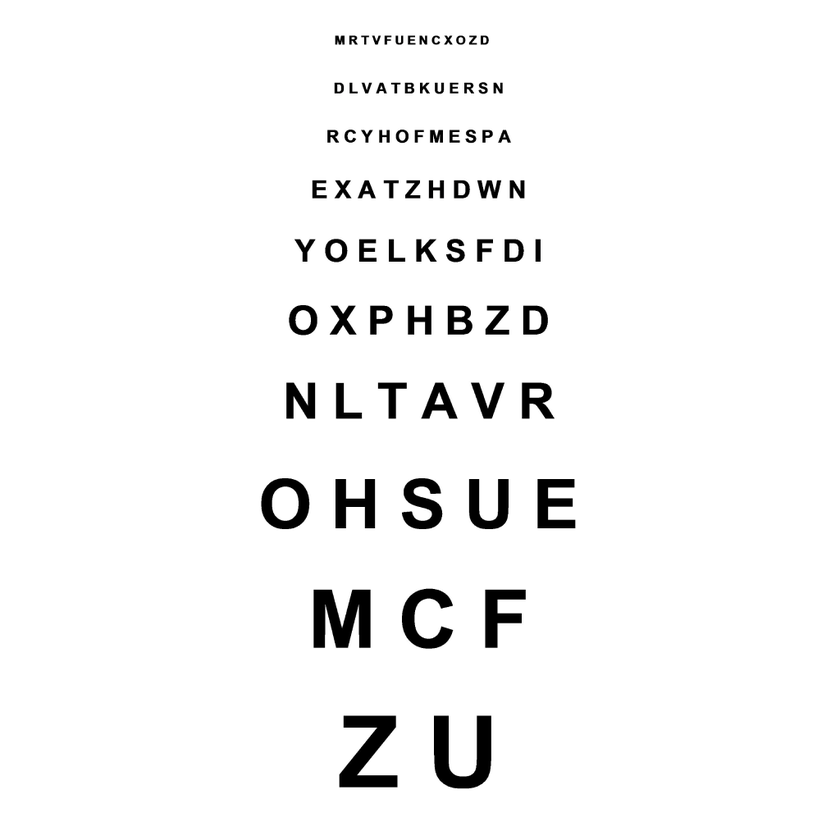
#> input picture Monoyer-square.png, 840 x 840 px, shrunk from 1024 x 1024 before the run
$ jupyter execute --allow-errors 'main script.ipynb'
#> lines starting #> are read from the running program, lines starting #| are printed output that depends on the picture; long printed decimals are rounded
### utils.py
import cv2 as cv2
import numpy as np
import itk
import matplotlib.pyplot as plt
import scipy.sparse as sp

# down-sampling
def decimation(input_img, ds_rate):
    down_sampled_img = np.zeros([int(np.shape(input_img)[0]/ds_rate), int(np.shape(input_img)[1]/ds_rate)])
    for i in range(np.shape(input_img)[0]):
        for j in range(np.shape(input_img)[1]):
            i_ds = int(i/ds_rate)
            j_ds = int(j/ds_rate)
            if i % ds_rate == 0 and j % ds_rate == 0 :
                down_sampled_img[i_ds, j_ds] = input_img[i, j]

    return down_sampled_img

# up-sampling
def interpolation(input_img, us_rate):
    up_sampled_img = np.zeros([np.shape(input_img)[0]*us_rate, np.shape(input_img)[1]*us_rate])
    for i in range(np.shape(input_img)[0]):
        for j in range(np.shape(input_img)[1]):
            up_sampled_img[i*us_rate, j*us_rate] = input_img[i, j]
    return up_sampled_img

# gradient G1
# [4 lines left out: function G1, not called in this run]

# gradient G2
def G2(X, Y, M, kernel_size, sampling_rate):
    difference = decimation(cv2.GaussianBlur(cv2.warpAffine(X, M, np.shape(X)), (kernel_size, kernel_size), 0), sampling_rate) - Y
    gradient = cv2.warpAffine(cv2.GaussianBlur(interpolation(difference, sampling_rate), (kernel_size, kernel_size), 0), M, np.shape(X), flags = cv2.WARP_INVERSE_MAP)
    return gradient


# regularization Tikhonov
def tikhonov(X, gamma):
    regularization = 2*cv2.filter2D(cv2.filter2D(X, ddepth = -1 , kernel = gamma), ddepth = -1 , kernel = gamma)
    return regularization

def TV(X, gamma):
    regularization = np.sign(2*cv2.filter2D(cv2.filter2D(X, ddepth = -1 , kernel = gamma), ddepth = -1 , kernel = gamma))
    return regularization

# bilateral Total Variation
# [12 lines left out: function bilateral_TV, not called in this run]

# ADMM
def prox_gammal1Z(Z, lambda_, gamma):
    return (Z > lambda_ * gamma) * (Z - lambda_ * gamma) + (Z < - lambda_ * gamma) * (Z + lambda_ * gamma)

# Matrice D de derivation
# [29 lines left out: functions get_D, regularization_ADMM, not called in this run]

def dX_bilateral_TV(X, Z, alpha, P):
    output  = np.zeros(np.shape(X))
    for l in range(-P, P + 1):
        for m in range(0, P + 1):
            if m + l >= 0 :
                X_shift_i = np.roll(X, l, axis=1)
                X_shift_ij = np.roll(X_shift_i, m, axis=0)
                S = X - X_shift_ij
                diff = Z - S
                S_shift_i = np.roll(diff, -l, axis=1)
                S_shift_ij = np.roll(S_shift_i, -m, axis=0)
                output += alpha ** (np.abs(l) + np.abs(m)) * (diff - S_shift_ij)
    return output

def G_D_prox_bilateral_TV(X, Z, alpha, P, lambda_, gamma):
    output = np.zeros(np.shape(Z))
    for l in range(-P, P + 1):
        for m in range(0, P + 1):
            if m + l >= 0 :
                X_shift_i = np.roll(X, l, axis=1)
                X_shift_ij = np.roll(X_shift_i, m, axis=0)
                S = X - X_shift_ij
                output += alpha ** (np.abs(l) + np.abs(m)) * prox_gammal1Z(Z - gamma * (Z - S), lambda_, gamma)
    return output

# recalage vérité terrain cv2
def recalage_ideal(img_ref, img_mov, M):
    img_recale = cv2.warpAffine(cv2.resize(img_mov, np.shape(img_ref), interpolation = cv2.INTER_CUBIC), M, np.shape(img_ref), flags = cv2.WARP_INVERSE_MAP)
    return img_recale

# recalage ITK
# [25 lines left out: function get_transform_ITK, not called in this run]

def recalage_ITK(img_ref, img_mov, M):
    img_recale = img_ref
    return img_recale

# Entropy

def entropy(im):
    #plt.figure()
    thresh, im_thresh = cv2.threshold(im, 255, 255, cv2.THRESH_TRUNC)
    histo = np.histogram(im_thresh.ravel(), bins = 255, range=[0, np.max(im_thresh)], density=True)
    #plt.title("Histogramme " + str(im))
    H = 0
    for p in histo[0]:
        if p != 0:
            H -= p * np.log2(p)
    return H


def joint_entropy(im1, im2):
    thresh, im1_thresh = cv2.threshold(im1, 255, 255, cv2.THRESH_TRUNC)
    histo_1 = np.histogram(im1_thresh.ravel(), bins = 255, range=[0, np.max(im1_thresh)], density=True)
    thresh, im2_thresh = cv2.threshold(im2, 255, 255, cv2.THRESH_TRUNC)
    histo_2 = np.histogram(im2_thresh.ravel(), bins = 255, range=[0, np.max(im2_thresh)], density=True)

    histo_joint, xedges, yedges = np.histogram2d(histo_1[0], histo_2[0], bins=256)
    histo_joint = histo_joint.T # transpose
    histo_joint = histo_joint / np.sum(histo_joint)
    H = 0
    for l in histo_joint:
        for p in l:
            if p != 0:
                H -= p * np.log2(p)
    return H

def MSE(im, im_ref):
    mse = np.sum((im - im_ref)**2) / np.sum(im_ref**2)
    return mse

def PSNR(im, im_ref):
    mse = MSE(im, im_ref)
    psnr = 20 * np.log10(255/np.sqrt(mse))
    return psnr

def CC(im, im_ref):
    im_v = np.reshape(im, im.shape[0]*im.shape[1])
    im_ref_v = np.reshape(im_ref, im_ref.shape[0]*im_ref.shape[1])
    cc = np.corrcoef(im_v, im_ref_v) # Pearson product moment coefficient
    return cc

### main script.ipynb
# Projet de fin de majeure : Super résolution
#### Johanna Dubos, Zoé Ducourau & Dimitri Szezurek
---

[cell 1]
# Librairies
import numpy as np
import cv2
import matplotlib.pyplot as plt
import os
import shutil as shutil
import itk

from utils import *

#### Image considérée (échelle de Monoyer)

[cell 2]
filename = 'Monoyer-square.png'

IMAGE_nb = cv2.imread(filename,0)
#IMAGE_nb = cv2.resize(IMAGE_nb, dsize=(256, 256), interpolation=cv2.INTER_CUBIC)
[H,W] = IMAGE_nb.shape

print("Taille de l'image : Hauteur = ", H, "|| Largeur = " , W)
#| Taille de l'image : Hauteur =  840 || Largeur =  840

plt.imshow(IMAGE_nb, cmap='gray')
plt.title('Image HR de départ')
plt.show()

#### Création de la BDD avec N images (déformées, floutées, sous-échantillonées & bruitées)

[cell 3]
if os.path.exists('BDD'):
    shutil.rmtree('BDD')

os.makedirs('BDD')

[cell 4]
N = 10 # Nb d'images dans la BDD
sampling_rate = 8
gaussian_kernel_size = 11

M = []

for i in range (0,N):

    if i == 0:
        img_blurred = cv2.GaussianBlur(IMAGE_nb, (gaussian_kernel_size,gaussian_kernel_size), 0) # Floutage
        img_downsampled = decimation(img_blurred, sampling_rate) # Sous-échantillonnage /4

        # Ajout d'un bruit gaussien
        gauss = np.random.normal(0,5,img_downsampled.shape)
        img_noisy = img_downsampled + gauss

        plt.imsave("BDD/imageBR.png",img_noisy,cmap='gray')

    else:
        t_max = 10
        angle = np.random.randint(-10,10)
        rotation = cv2.getRotationMatrix2D((W/2,H/2), angle, 1) # Matrice de rotation
        translation = [np.random.uniform(-t_max,t_max), np.random.uniform(-t_max,t_max)]
        rigid = rotation
        rigid[0,2] += translation[0]
        rigid[1,2] += translation[1]
        img_transformed = cv2.warpAffine(IMAGE_nb, rigid, (W,H)) # Rotation + translation
        img_blurred = cv2.GaussianBlur(img_transformed, (gaussian_kernel_size,gaussian_kernel_size), 0)# Floutage
        img_downsampled = decimation(img_transformed, sampling_rate) # Sous-échantillonnage /4

        # Ajout d'un bruit gaussien
        gauss = np.random.normal(0,5,img_downsampled.shape)
        img_noisy = img_downsampled + gauss

        plt.imsave("BDD/imageBR_"+str(i-1)+".png",img_noisy,cmap='gray')

        M_current = np.copy(rigid)

        # Matrice de transformation
        M.append(M_current)
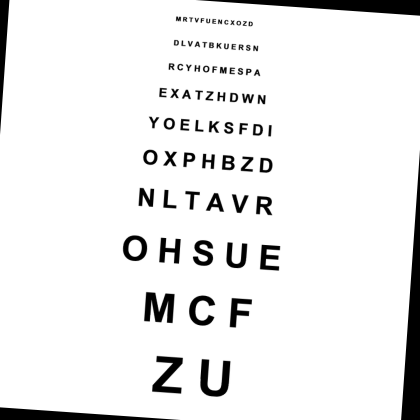
#> img_transformed: shape (840, 840) (shown at 1/2 size); min 0, max 255, mean 236.4
#> after the loop, M = 9 items

#### Différentes étapes :
- Recalage/estimation du mouvement des images BR
- Estimation du flou des images BR
- Sélection d'un a priori convenable
- Estimation d'une image HR

## Recalage des images de la BDD

[cell 5]
# Nombre d'images à recaler (inferieur strictement à N)
N_registration = 6

M_itk = [] # Liste de transformations

#> (the rest of this cell did not finish here and is left out)

[cell 6]
# [23 lines of commented-out code are left out]

[cell 7]
Y = []

Y_reference = cv2.imread('BDD/imageBR.png', 0)
plt.figure(1)
X_0 = np.zeros((np.shape(Y_reference)[0] * sampling_rate, np.shape(Y_reference)[1] * sampling_rate))
for k in range(N_registration):
      Y_current = cv2.imread('BDD/imageBR_' + str(k) + '.png', 0)
      Y.append(Y_current)
      X_0 += recalage_ideal(X_0, Y_current, M[k])
      plt.subplot(1, N_registration, k+1)
      plt.imshow(Y_current, cmap = 'gray')
      plt.title("Image " + str(k))

X_0 /= N_registration # normalisation
X_k = np.copy(X_0)

plt.figure(2)
plt.subplot(121)
plt.imshow(X_k, cmap = 'gray')
plt.title("Estimation de départ")
plt.subplot(122)
plt.imshow(X_0[15:-15,200:-200], cmap='gray')
plt.title("crop zone d'intérêt")

[cell 8]
# super resolution gradient descent
X_k = np.copy(X_0)
Z_k = np.zeros((np.shape(X_k)[0], np.shape(X_k)[1]))

list_MSE = [10000000000, 1000000000]
# condition d'arret
epsilon = 0.5

# parametres descente de gradient
beta = 1 # pas de descente
l = 0.5 # lambda

# parametres ADMM (prox)
mu = 0.1
gamma = 0.1

# parametres regul TV
gaussian_kernel = 1/16 * np.array([[1, 2, 1], [2, 4, 2], [1, 2, 1]])
laplacian_kernel = 1/8 * np.array([[1, 1,  1], [1, -8, 1], [1, 1,  1]]) # Laplacian kernel
I = np.identity(3)

# parametres regul bilateral TV
P = 3
alpha = 0.6

while list_MSE[-2] - list_MSE[-1]> epsilon:

    gradient = np.zeros(np.shape(X_k))

    for k in range(N_registration):
        # gradient
        gradient += G2(X_k, Y[k], M[k], gaussian_kernel_size, sampling_rate)

    # regularization
    # regularization = TV(X_k, gamma)
    # regularization = bilateral_TV(X_k, alpha, P)

    #X_k = X_k - beta * (gradient + l * regularization)

    regularization_Z =  dX_bilateral_TV(X_k, Z_k, alpha, P)

    X_k = X_k - gamma * (gradient - mu * regularization_Z)
    Z_k = G_D_prox_bilateral_TV(X_k, Z_k, alpha, P, l, gamma)


    # Mean square error
    MSE_current = MSE(X_k[15:-15,200:-200], IMAGE_nb[15:-15,200:-200])
    list_MSE.append(MSE_current)
#> this loop made 3 passes
#> (mse in MSE, MSE_current) on passes 1 to 3: (477.6, 477.6), (476.7, 476.7), (477.6, 477.6)
#> pass 1, in G2 (call 2), `difference = decimation(cv2.GaussianBlur(cv2.warpAffine(X, M, np.shape..`:
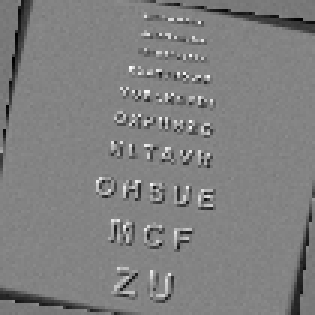
#> difference: shape (105, 105) float64 (shown 3 times larger); min -219.5, max 206.6, mean -6; drawn with min black and max white
#> after the loop:
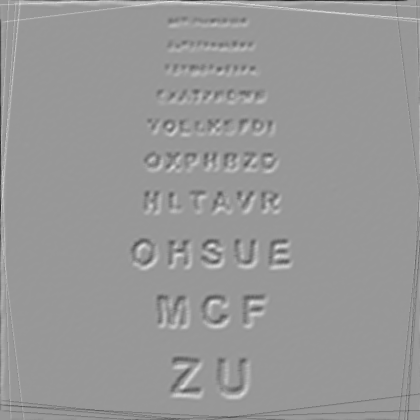
#> Z_k: shape (840, 840) float64 (shown at 1/2 size); min -1708, max 1157.7, mean 0; drawn with min black and max white
#> after the loop:
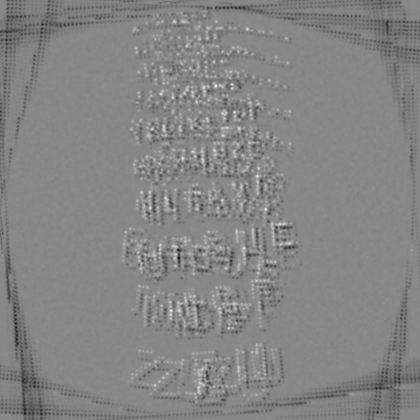
#> gradient: shape (840, 840) float64 (shown at 1/2 size); min -17.23, max 15.04, mean -0.403; drawn with min black and max white
#> after the loop, list_MSE = [10000000000, 1000000000, 477.6, 476.7, 477.6]


plt.figure()
plt.imshow(X_k, cmap = 'gray', vmin=0, vmax=255)
plt.title("Image reconstruite")

[cell 9]
img_interpolated_bicubic = cv2.warpAffine(cv2.resize(Y[0], X_0.shape), M[0], np.shape(X_0), flags=cv2.WARP_INVERSE_MAP)
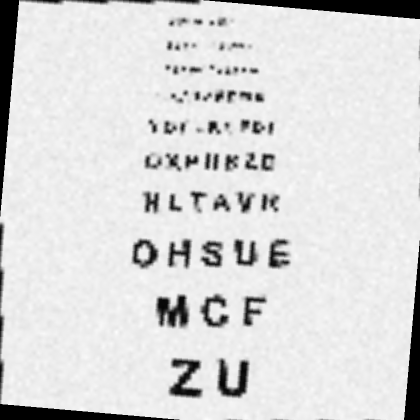
#> img_interpolated_bicubic: shape (840, 840) (shown at 1/2 size); min 0, max 253, mean 217.8

plt.figure()

plt.subplot(1, 2, 1)
plt.imshow(img_interpolated_bicubic, cmap='gray')
plt.title('Interpolation bi-cubique')
plt.axis('off')

plt.subplot(1, 2, 2)
plt.imshow(X_k, cmap='gray', vmin=0, vmax=255)
plt.title('super-resolution BTV')
plt.axis('off')
#> Out = (-0.5, 839.5, 839.5, -0.5)

### Métriques

[cell 10]
# MSE

plt.figure()
plt.plot(list_MSE[2:])

print("X_0 (interpolation bicubique moyenne)")
print("MSE : " + str(int(MSE(X_0[15:-15,50:-50],IMAGE_nb[15:-15,50:-50]))))
#| MSE : 490
print("PSNR : " + str(int(PSNR(X_0[15:-15,50:-50],IMAGE_nb[15:-15,50:-50]))))
#> in PSNR, `mse = MSE(im, im_ref)`: mse = 490.7
#> in PSNR, `psnr = 20 * np.log10(255/np.sqrt(mse))`: psnr = 21.22
#| PSNR : 21
print("Correlation coefficient : " + str(CC(X_0[15:-15,50:-50], IMAGE_nb[15:-15,50:-50])))
#> in CC, `im_ref_v = np.reshape(im_ref, im_ref.shape[0]*im_ref.shape[1])`:
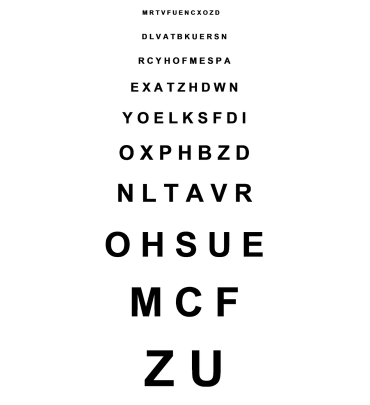
#> im_ref: shape (810, 740) (shown at 1/2 size); min 0, max 255, mean 243.4
#> in CC, `cc = np.corrcoef(im_v, im_ref_v)`: cc = [[1, 0.694], [0.694, 1]]
#| Correlation coefficient : [[1.         0.694]
#|  [0.694 1.        ]]
print(" ")

print("interpolation bicubique")
print("MSE : " + str(int(MSE(img_interpolated_bicubic[15:-15,50:-50], IMAGE_nb[15:-15,50:-50])**2)))
#| MSE : 1079
print("PSNR : " + str(int(PSNR(img_interpolated_bicubic[15:-15,50:-50],IMAGE_nb[15:-15,50:-50]))))
#> in PSNR (call 2), `mse = MSE(im, im_ref)`: mse = 32.86
#> in PSNR (call 2), `mse = MSE(im, im_ref)`:
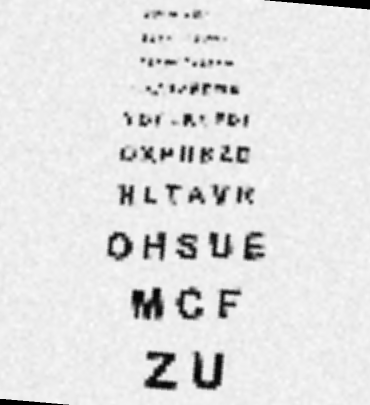
#> im: shape (810, 740) (shown at 1/2 size); min 0, max 253, mean 225.5
#> in PSNR (call 2), `psnr = 20 * np.log10(255/np.sqrt(mse))`: psnr = 32.96
#| PSNR : 32
print("Correlation coefficient : " + str(CC(img_interpolated_bicubic[15:-15,50:-50], IMAGE_nb[15:-15,50:-50])))
#| Correlation coefficient : [[1.         0.6224]
#|  [0.6224 1.        ]]
print(" ")

print("super résolution")
print("MSE : " + str(int(MSE(X_k[15:-15,50:-50], IMAGE_nb[15:-15,50:-50]))))
#| MSE : 488
print("PSNR : " + str(int(PSNR(X_k[15:-15,50:-50],IMAGE_nb[15:-15,50:-50]))))
#| PSNR : 21
print("Correlation coefficient : " + str(CC(X_k[15:-15,50:-50], IMAGE_nb[15:-15,50:-50])))
#| Correlation coefficient : [[1.         0.6948]
#|  [0.6948 1.        ]]

[cell 11]
plt.imsave("super_resolution.png", X_k,cmap='gray', vmin=0, vmax=255)
plt.imsave("bicubic_moy.png", X_0, cmap='gray', vmin=0, vmax=255)
plt.imsave("bicubic.png", img_interpolated_bicubic, cmap='gray', vmin=0, vmax=255)

[cell 12]
# histogrammes

plt.figure()
thresh, X_k_thresh = cv2.threshold(X_k, 255, 255, cv2.THRESH_TRUNC)
hist_Xk = plt.hist(X_k_thresh.ravel(), bins = 255, range=[0, np.max(X_k_thresh)], density=True)
plt.title("Histogramme image reconstruite")

plt.figure()
hist_GT = plt.hist(IMAGE_nb.ravel(), bins = 255, range=[0, np.max(IMAGE_nb)], density=True)
plt.title("Histogramme vérité terrain")

plt.figure()
thresh, X_0_thresh = cv2.threshold(X_0, 255, 255, cv2.THRESH_TRUNC)
hist_X0 = plt.hist(X_0_thresh.ravel(), bins = 255, range=[0, np.max(X_0_thresh)], density=True)
plt.title("Histogramme interpolation bicubique")
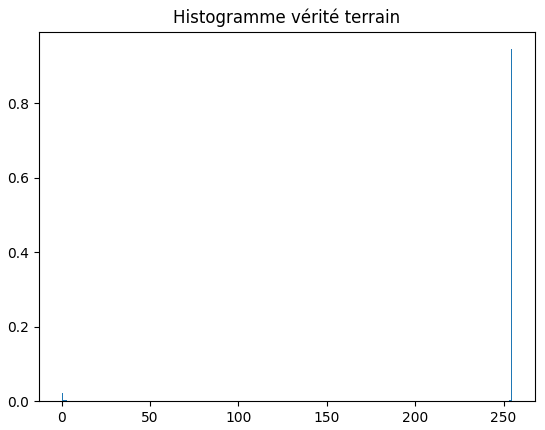
#> figure drawn by matplotlib, 1 panel; tallest bar 0.946 high, from x = 254 to 255

[cell 13]
# entropie conjointe
H_Xk_GT = joint_entropy(X_k[15:-15,50:-50], IMAGE_nb[15:-15,50:-50])
#> in joint_entropy, `histo_joint, xedges, yedges = np.histogram2d(histo_1[0], histo_2[0], b..`:
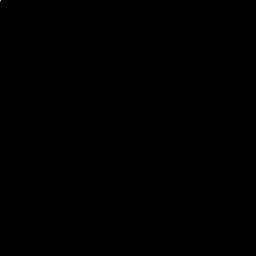
#> histo_joint: shape (256, 256) float64; min 0, max 213, mean 0
#> in joint_entropy, `histo_joint, xedges, yedges = np.histogram2d(histo_1[0], histo_2[0], b..`: xedges = 257 values from 0.000242 to 0.204; yedges = 257 values from 2e-05 to 0.936
#> after the loop in joint_entropy, `for l in histo_joint:`: H = 1.19
#> H_Xk_GT = 1.19
H_GT_Xk = joint_entropy(IMAGE_nb[15:-15,50:-50], X_k[15:-15,50:-50])
#> H_GT_Xk = 1.19
H_X0_GT = joint_entropy(X_0[15:-15,50:-50], IMAGE_nb[15:-15,50:-50])
#> H_X0_GT = 1.19
H_GT_X0 = joint_entropy(IMAGE_nb[15:-15,50:-50], X_0[15:-15,50:-50])
#> H_GT_X0 = 1.19
H_bicubic_GT = joint_entropy(img_interpolated_bicubic[15:-15,50:-50], IMAGE_nb[15:-15,50:-50])
#> H_bicubic_GT = 1.81
#H_GT_GT = joint_entropy(IMAGE_nb[15:-15,50:-50], IMAGE_nb[15:-15,50:-50])

# entropie
H_GT = entropy(IMAGE_nb[15:-15,50:-50])
#> the loop in entropy, `for p in histo[0]:` made 255 passes
#> (p, H) on passes 1 to 8: (0.0258, 0.136), (0.00332, 0.163), (0.0024, 0.184), (0.00173, 0.2), (0.00111, 0.211), (0.000784, 0.219), (0.000551, 0.225), (0.000384, 0.229)
#> after the loop in entropy, `for p in histo[0]:`: H = 0.652
#> H_GT = 0.652
H_Xk = entropy(X_k[15:-15,50:-50])
#> the loop in entropy (call 2), `for p in histo[0]:` made 255 passes
#> (p, H) on passes 1 to 8: (0.000304, 0.00355), (0.00032, 0.00727), (0.000302, 0.0108), (0.000332, 0.0146), (0.000274, 0.0179), (0.000272, 0.0211), (0.000299, 0.0246), (0.000325, 0.0284)
#> H_Xk = 4.23
H_X0 = entropy(X_0[15:-15,50:-50])
#> H_X0 = 4.23
H_bicubic = entropy(img_interpolated_bicubic[15:-15,50:-50])
#> H_bicubic = 4.59

# information mutuelle
I_Xk_GT = H_Xk + H_GT - H_Xk_GT
#> I_Xk_GT = 3.69
I_X0_GT = H_X0 + H_GT - H_X0_GT
#> I_X0_GT = 3.69
I_bicubic_GT = H_bicubic + H_GT - H_bicubic_GT
#> I_bicubic_GT = 3.43
#I_GT_GT = H_GT + H_GT - H_GT_GT
